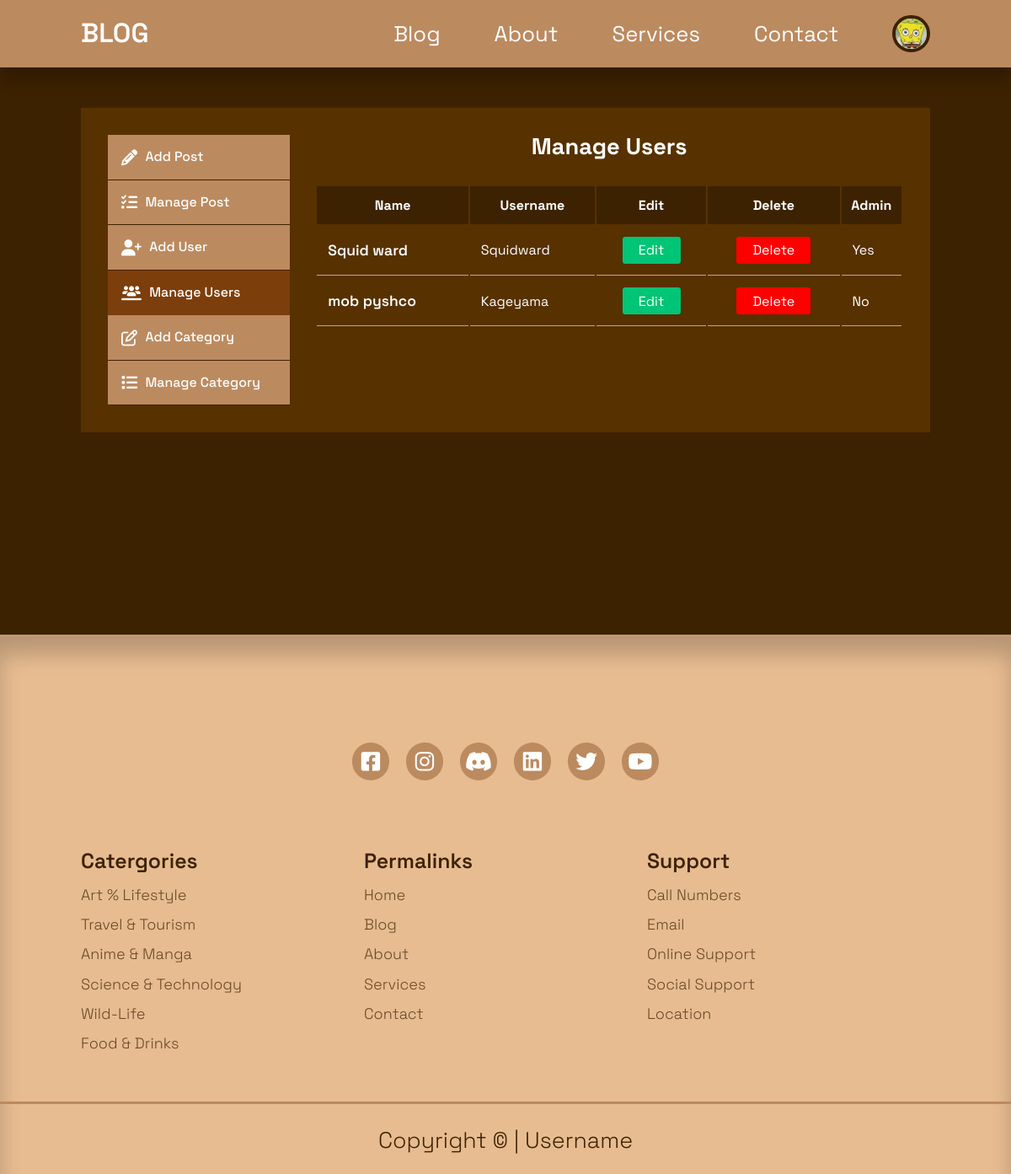
The page /admin/manage-users.php (signed in) on the database its author committed.
### tables this page shows
CREATE TABLE `users` (
  `id` int(10) UNSIGNED NOT NULL,
  `firstname` varchar(30) NOT NULL,
  `lastname` varchar(30) NOT NULL,
  `username` varchar(30) NOT NULL,
  `email` varchar(60) NOT NULL,
  `password` varchar(255) NOT NULL,
  `avatar` varchar(100) NOT NULL,
  `is_admin` tinyint(1) NOT NULL
);

### admin/manage-users.php (the view, shortened to what this page needs)
<?php
  include 'partials/header.php';
  $current_admin_id = $_SESSION['user-id'];
  $query = "SELECT * FROM users WHERE NOT id=$current_admin_id";
  $users = mysqli_query($connection, $query);
?>
  <main>
    <section class="dashboard" >
      <div class="container dashboard-container">
        <aside>
          <ul>
            <li>
              <a href="add-post.php">
                <i class="fa-solid fa-pencil"></i>
                <h5>Add Post</h5>
              </a>
            </li>
            <li>
              <a href="index.php">
                <i class="fa-solid fa-list-check"></i>
                <h5>Manage Post</h5>
              </a>
            </li>
            <?php if(isset($_SESSION['user_is_admin'])) : ?>
            <li>
              <a href="add-user.php">
                <i class="fa-solid fa-user-plus"></i>
                <h5>Add User</h5>
              </a>
            </li>
            <li>
              <a href="manage-users.php" class="dashboard-active">
                <i class="fa-solid fa-users-line"></i>
                <h5>Manage Users</h5>
              </a>
            </li>
            <li>
              <a href="add-category.php">
                <i class="fa-regular fa-pen-to-square"></i>
                <h5>Add Category</h5>
              </a>
            </li>
            <li>
              <a href="manage-categories.php" class="active">
                <i class="fa-solid fa-list"></i>
                <h5>Manage Category</h5>
              </a>
            </li>
            <?php endif ?>
          </ul>
        </aside>
        <div class="main-table" >
          <h2>Manage Users</h2>
          <?php if(mysqli_num_rows($users) > 0) : ?>
          <table>
            <thead>
              <tr>
                <th>Name</th>
                <th>Username</th>
                <th>Edit</th>
                <th>Delete</th>
                <th>Admin</th>
              </tr>
            </thead>
            <tbody>
              <tr>
                <?php while($user = mysqli_fetch_assoc($users)) : ?>
                <td><?= "{$user['firstname']} {$user['lastname']}" ?></td>
                <td><?= $user['username'] ?></td>
                <td>
                  <div>
                    <a href="<?= ROOT_URL ?>admin/edit-user.php?id=<?= $user['id'] ?>" class="edit-button sm" >Edit</a>
                  </div>
                </td>
                <td>
                  <div>
                    <a href="<?= ROOT_URL ?>admin/delete-user.php?id=<?= $user['id'] ?>" class="delete-button sm" >Delete</a>
                  </div>
                </td>
                <td><?= $user['is_admin'] ? 'Yes' : 'No' ?></td>
              </tr>
              <?php endwhile ?>
            </tbody>
          </table>
          <?php else : ?>
            <div class="alert-message error">
              <?= "No users are found" ?>
            </div>
          <?php endif ?>
        </div>
      </div>
    </section>
  </main>
  <?php
  include '../partials/footer.php';
?>

### admin/partials/header.php (shortened to what this page needs)
<?php
  require'config/db.php';
   if(isset($_SESSION['user-id'])){
    $id = filter_var($_SESSION['user-id'], FILTER_SANITIZE_NUMBER_INT);
    $query = "SELECT avatar FROM users WHERE id = $id";
    $result = mysqli_query($connection, $query);
    $avatar = mysqli_fetch_assoc($result);
  }
?>
<!DOCTYPE html>
<html lang="en">
<head>
  <link rel="stylesheet" href="https://cdnjs.cloudflare.com/ajax/libs/font-awesome/6.4.0/css/all.min.css" />
  <link rel="stylesheet" href="../css/styles.css">
  <link rel="stylesheet" href="../css/form.css">
  <link rel="stylesheet" href="../css/dashboard.css">
</head>
<body>
  <header>
    <nav>
      <div class="container navbar-container">
        <a class="navbar-logo" href="<?= ROOT_URL ?>">BLOG</a>
        <ul class="navbar-items">
          <li><a href="<?= ROOT_URL ?>blog.php">Blog</a></li>
          <li><a href="<?= ROOT_URL ?>about.php">About</a></li>
          <li><a href="<?= ROOT_URL ?>services.php">Services</a></li>
          <li><a href="<?= ROOT_URL ?>contact.php">Contact</a></li>
          <?php if(isset($_SESSION['user-id'])) : ?>
            <li class="navbar-profile">
            <div class="avatar">
              <img src="<?= ROOT_URL . 'images/' . $avatar['avatar'] ?>">
            </div>
          </li>
          <?php else : ?>
          <li><a href="<?= ROOT_URL ?>login.php">login</a></li>
          <?php endif ?>
        </ul>
      </div>
    </nav>
  </header>
</body>
</html>

### css/styles.css (style rules this page uses)
:root { --color-primary: #bc8a5f; --color-primary-light: hsl(242, 91%, 69%, 18%); --color-primary-variant: #d4a276; --color-primary1: #e7bc91; --color-primary2: #bc8a5f; --color-primary3: #a47148; --color-red: #da0f3f; --color-red-light: #db0f3f26; --color-green: #00c476; --color-green-light: #00c27426; --color-dark-gray: #f2f2fe4d; --color-light-gray: #f2f2feb3; --color-white: #ffffff; --color-black: #000000; --color-background-light: #573100; --color-background: #3d2201; --transition: all 0.15s ease; --color-secondary-dark: #0c013d; }
* { box-sizing: border-box; margin: 0; padding: 0; outline: 0; list-style-type: none; text-decoration: none; text-align: none; }
body { font-family: 'Space Grotesk', sans-serif; line-height: 1.6; color: var(--color-light-gray); overflow-x: hidden; background-color: var(--color-background); }
.container { width: 70%; max-width: 1800px; margin: 0 auto; }
section { margin-top: 3rem; width: 100vw; }
h1, h2, h3, h4, h5 { color: var(--color-white); line-height: 1.3; }
h2 { font-size: 1.7rem; margin: 1rem 0; }
a { color: var(--color-white); transition: var(--transition); font-size: 1.6rem; }
img { display: block; width: 100%; object-fit: cover; }
nav { background: var(--color-primary); width: 100vw; height: 5rem; position: fixed; top: 0; z-index: 10; box-shadow: 0 1rem 1rem rgba(0, 0, 0, 0.2); }
.navbar-container { height: 100%; display: flex; justify-content: space-between; align-items: center; }
.avatar { width: 2.8rem; height: 2.8rem; border-radius: 50%; overflow: hidden; border: 0.3rem solid var(--color-background); }
.navbar-logo { font-weight: 600; font-size: 2rem; }
.navbar-items { display: flex; align-items: center; gap: 4rem; }
.navbar-profile { position: relative; cursor: pointer; }
@media screen and (max-width: 1240px) { .container { width: 84%; } }

### css/form.css (style rules this page uses)
:root { --color-primary: #bc8a5f; --color-primary-light: hsl(242, 91%, 69%, 18%); --color-primary-variant: #d4a276; --color-primary1: #e7bc91; --color-primary2: #bc8a5f; --color-primary3: #a47148; --color-red: #ff0000; --color-red-light: #e7003626; --color-green: #00c476; --color-green-light: #00c27426; --color-dark-gray: #f2f2fe4d; --color-light-gray: #f2f2feb3; --color-white: #ffffff; --color-black: #000000; --color-background-light: #573100; --color-background: #3d2201; --transition: all 0.15s ease; --color-secondary-dark: #0c013d; }

### rows shown on the page
users: avatar (picture)
users: firstname "Squid", lastname "ward", username "Squidward", is_admin "Yes"
users: firstname "mob", lastname "pyshco", username "Kageyama", is_admin "No"
